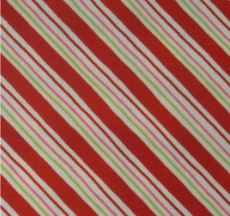
#> input picture 1_2_Convolutional_Filters_Edge_Detection/images/stripes_diagonal.JPG, 230 x 216 px, given in place of stripes.jpg, which was not available
$ jupyter execute --allow-errors '1. Fourier Transform.ipynb'   (shell and % lines are left out)   (text cells are left out)
#> lines starting #> are read from the running program, lines starting #| are printed output that depends on the picture; pictures that were not available may be replaced by others from this repository, and a replacement may not be noted
[cell 1]
import numpy as np
import matplotlib.pyplot as plt
import cv2
import imutils


# Read in the images
image_stripes = cv2.imread('images/stripes.jpg')
#> image_stripes is the input picture: shape (216, 230, 3); mean B, G, R 95.7, 108.2, 163.4
# Change color to RGB (from BGR)
image_stripes = cv2.cvtColor(image_stripes, cv2.COLOR_BGR2RGB)

#Flip the image by 90 degrees to view the Fountier Transform for the horizontal stripes image
image_stripes_horizontal = imutils.rotate(image_stripes,90);
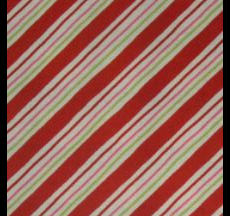
#> image_stripes_horizontal: shape (216, 230, 3); mean R, G, B 153.5, 101.6, 89.8

# Read in the images
image_diagonal_stripes_original = cv2.imread('images/stripes_diagonal.JPG')
# Change color to RGB (from BGR)
image_stripes_diagonal = cv2.cvtColor(image_diagonal_stripes_original, cv2.COLOR_BGR2RGB)

#Flip the image by 90 degrees to view the Fountier Transform
image_stripes_diagonal_rotated = imutils.rotate(image_stripes_diagonal,90);


# Read in the images
image_solid = cv2.imread('images/pink_solid.jpg')
# Change color to RGB (from BGR)
image_solid = cv2.cvtColor(image_solid, cv2.COLOR_BGR2RGB)


# Display the images
f, (ax1,ax2,ax3,ax4,ax5) = plt.subplots(1, 5, figsize=(20,10))

ax1.imshow(image_stripes)
ax2.imshow(image_stripes_horizontal)
ax3.imshow(image_stripes_diagonal)
ax4.imshow(image_stripes_diagonal_rotated)
ax5.imshow(image_solid)
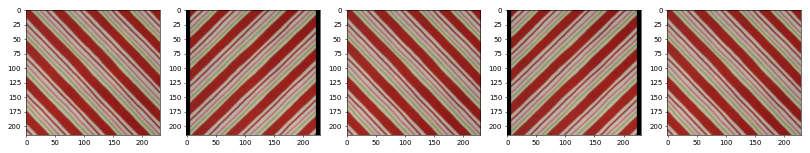
#> figure drawn by matplotlib, 5 panels

[cell 2]
# convert to grayscale to focus on the intensity patterns in the image
gray_stripes = cv2.cvtColor(image_stripes, cv2.COLOR_RGB2GRAY)
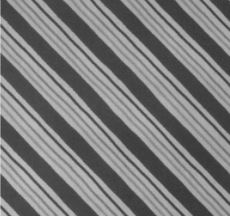
#> gray_stripes: shape (216, 230); min 52, max 215, mean 123.3
gray_stripes_horizontal = cv2.cvtColor(image_stripes_horizontal, cv2.COLOR_RGB2GRAY)
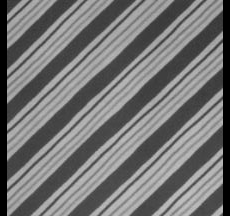
#> gray_stripes_horizontal: shape (216, 230); min 0, max 198, mean 115.7
gray_stripes_diagonal = cv2.cvtColor(image_stripes_diagonal, cv2.COLOR_RGB2GRAY)
gray_stripes_diagonal_rotated = cv2.cvtColor(image_stripes_diagonal_rotated, cv2.COLOR_RGB2GRAY)
gray_solid = cv2.cvtColor(image_solid, cv2.COLOR_RGB2GRAY)


# normalize the image color values from a range of [0,255] to [0,1] for further processing
norm_stripes = gray_stripes/255.0
norm_stripes_horizontal = gray_stripes_horizontal/255.0
norm_stripes_diagonal = gray_stripes_diagonal/255.0
norm_stripes_diagonal_rotated = gray_stripes_diagonal_rotated/255.0
norm_solid = gray_solid/255.0


# perform a fast fourier transform and create a scaled, frequency transform image
def ft_image(norm_image):
    '''This function takes in a normalized, grayscale image
       and returns a frequency spectrum transform of that image. '''
    f = np.fft.fft2(norm_image)
    fshift = np.fft.fftshift(f)
    frequency_tx = 20*np.log(np.abs(fshift))
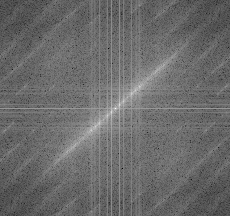
#> frequency_tx: shape (216, 230) float64; min -114, max 201.7, mean 18.5; drawn with min black and max white

    return frequency_tx

[cell 3]
# Call the function on the normalized images
# and display the transforms
f_stripes = ft_image(norm_stripes)
f_stripes_horizontal = ft_image(norm_stripes_horizontal)
#> in ft_image (call 2), `frequency_tx = 20*np.log(np.abs(fshift))`:
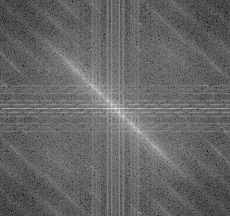
#> frequency_tx: shape (216, 230) float64; min -102.3, max 200.5, mean 19.2; drawn with min black and max white
f_stripes_diagonal = ft_image(norm_stripes_diagonal)
f_stripes_diagonal_rotated = ft_image(norm_stripes_diagonal_rotated)
f_solid = ft_image(norm_solid)


# display the images
# original images to the left of their frequency transform
f, (ax1,ax2,ax3,ax4) = plt.subplots(1, 4, figsize=(20,10))

ax1.set_title('original image')
ax1.imshow(image_stripes)
ax2.set_title('frequency transform image')
ax2.imshow(f_stripes, cmap='gray')

ax3.set_title('original image')
ax3.imshow(image_stripes_horizontal)
ax4.set_title('frequency transform image')
ax4.imshow(f_stripes_horizontal, cmap='gray')


f, (ax5,ax6,ax7,ax8,ax9,ax10) = plt.subplots(1, 6, figsize=(30,10))

ax5.set_title('original image')
ax5.imshow(image_stripes_diagonal)
ax6.set_title('frequency transform image')
ax6.imshow(f_stripes_diagonal, cmap='gray')

ax7.set_title('original image')
ax7.imshow(image_stripes_diagonal_rotated)
ax8.set_title('frequency transform image')
ax8.imshow(f_stripes_diagonal_rotated, cmap='gray')

ax9.set_title('original image')
ax9.imshow(image_solid)
ax10.set_title('frequency transform image')
ax10.imshow(f_solid, cmap='gray')
